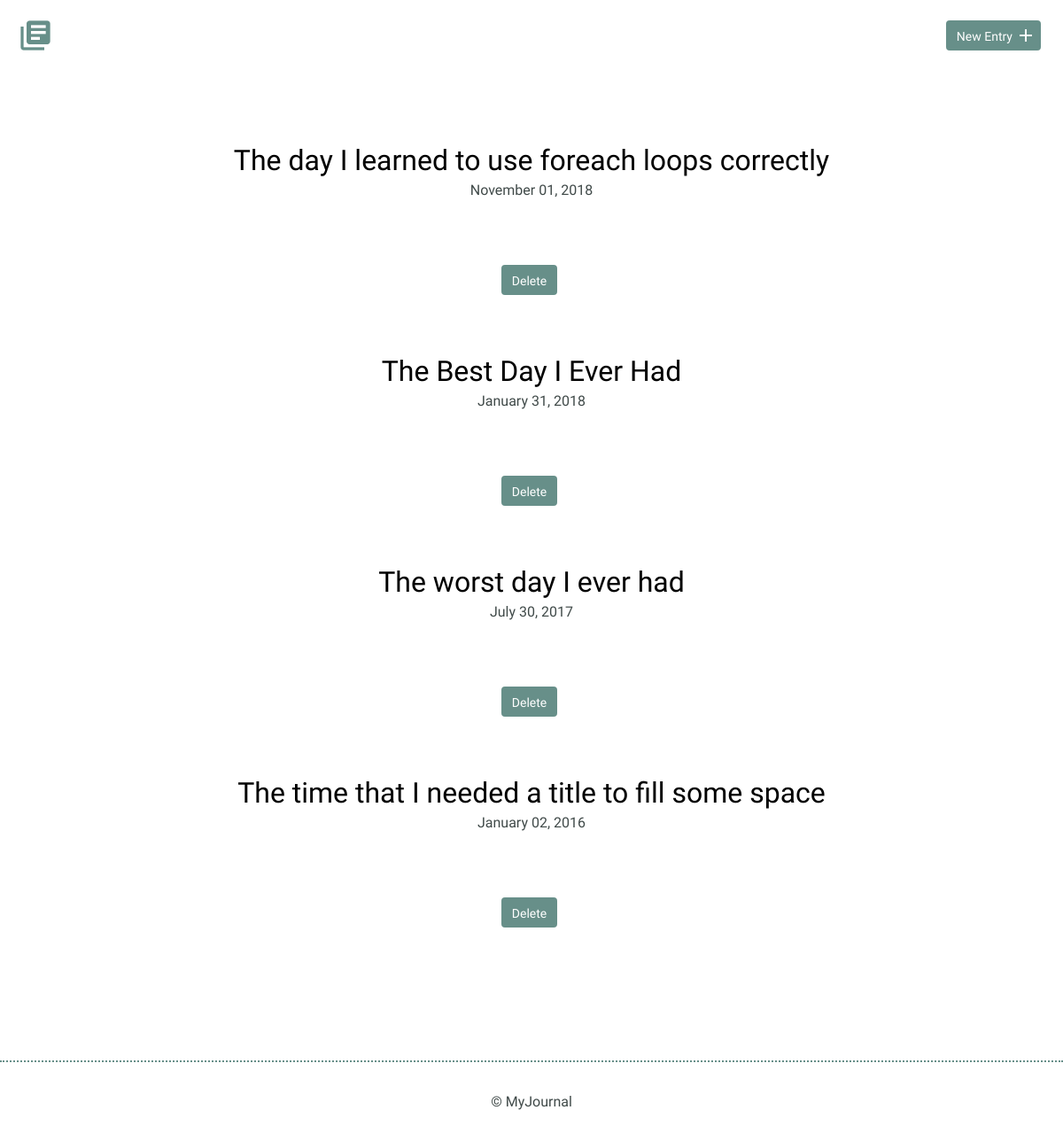
Before: / with the older database file.
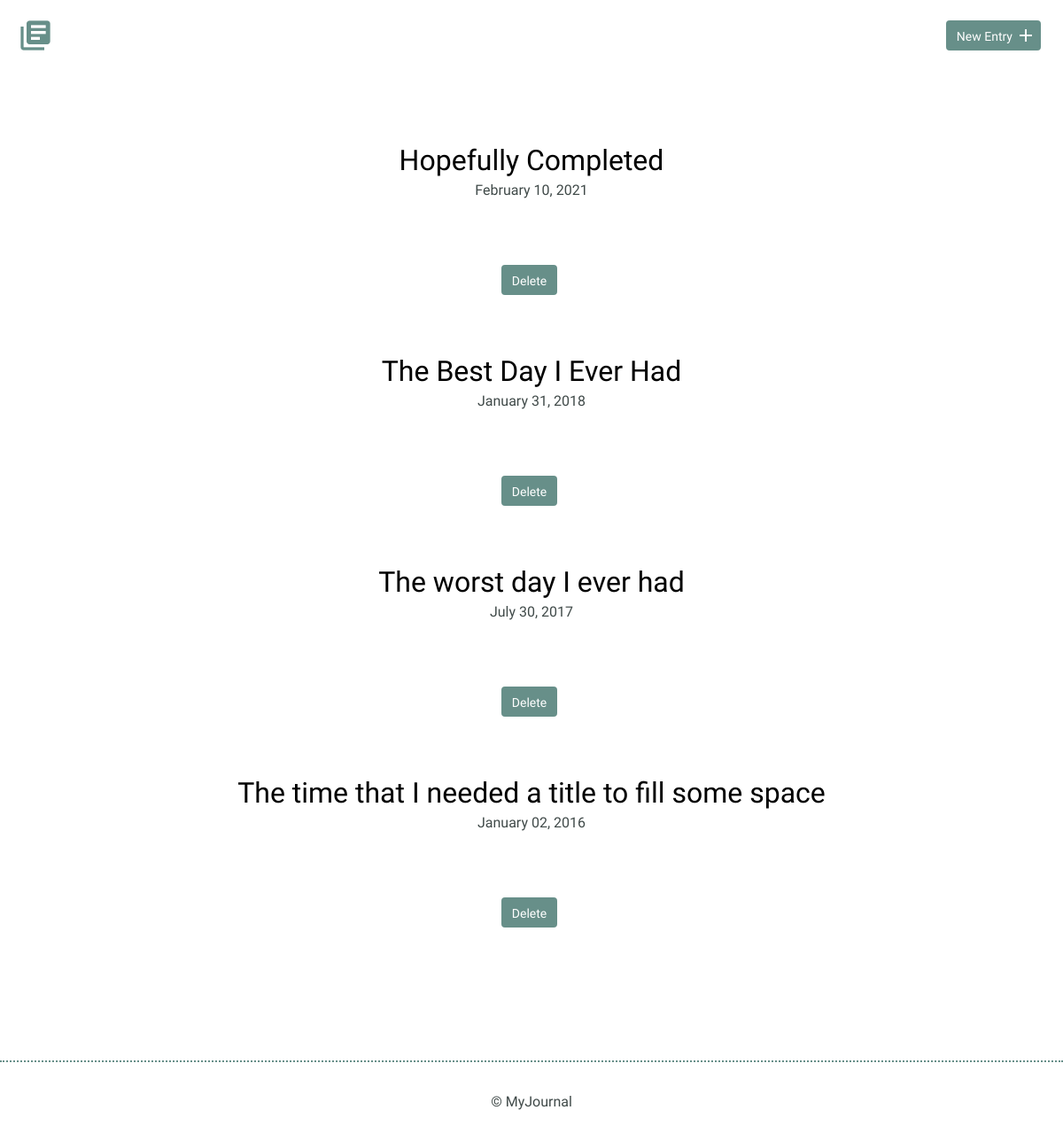
After: the same page with the newer database file.
### tables this page shows
CREATE TABLE "entries" (
	`id`	INTEGER,
	`title`	TEXT,
	`date`	TEXT,
	`time_spent`	INTEGER,
	`learned`	BLOB,
	`resources`	BLOB,
	PRIMARY KEY(`id`)
);

### inc/functions.php (called while the page is built, shortened)
<?php
function get_journal_entries(){
    include ('connection.php');
    try{
        return $db->query("SELECT id, title, date FROM entries ORDER BY date DESC");
    } catch(Exception $e) {
        echo "Error!: ".$e->getMessage();
        return array();
    }
}
?>

### index.php (the view, shortened to what this page needs)
<?php
include('inc/connection.php');
include('inc/header.php');
include('inc/functions.php');
?>
<!DOCTYPE html>
<html>
    <body>
          <section>
              <div class="container">
                  <div class="entry-list">
                          <?php
                           foreach(get_journal_entries() as $item){
                                echo "<article>";
                                echo "<h2><a href='detail.php?id=" . $item["id"] . "'>" . $item["title"] . "</a></h2>";
                                echo "<time datetime=" . $item["date"] . ">" . date('F d, Y', strtotime($item["date"])) . "</time>";
                                echo "<form method='post' action='index.php'>";
                                echo "<input type='submit' class='button delete journal entry' value='Delete' />\n";
                                echo "</form>";
                                echo "</article>";
                            }
                          ?>
                  </div>
              </div>
          </section>
    </body>
  <?php
    include('inc/footer.php');
    ?>
</html>

### inc/header.php (shortened to what this page needs)
<!DOCTYPE html>
<html>
    <head>
        <link rel="stylesheet" href="css/normalize.css">
        <link rel="stylesheet" href="css/site.css">
    </head>
    <body>
        <header>
            <div class="container">
                <div class="site-header">
                    <a class="logo" href="index.php"><i class="material-icons">library_books</i></a>
                    <a class="button icon-right" href="new.php"><span>New Entry</span> <i class="material-icons">add</i></a>
                </div>
            </div>
        </header>
     </body>

### inc/footer.php (shortened to what this page needs)
<!DOCTYPE html>
<html>
    <footer>
        <div>
            &copy; MyJournal
        </div>
    </footer>
</html>

### css/site.css (style rules this page uses)
body { font-size: 16px; color: #404a49; font-family: 'Cousine', serif; font-weight: 400; }
.container { margin: 0 auto; padding: 0 25px; }
header .site-header { margin: 0 auto; height: 95px; }
header .logo i { color: #678f89; margin: 20px 0 0 -5px; float: left; font-size: 40px; }
header .button { float: right; margin: 33px 0 0 0; }
footer { text-align: center; padding: 35px 0; border-top: 2px dotted #678f89; }
.button { padding: 8px 10px 6px 10px; background: #678f89; border: 2px solid #678f89; border-radius: 4px; text-decoration: none; color: #FFF; position: relative; text-align: center; font-size: 14px; }
.button.icon-right { padding-right: 30px; top: -10px; }
.button.icon-right i { position: absolute; top: 3px; right: 3px; }
h1, h2, h3 { margin: 0; font-weight: 400; line-height: 1em; color: #000; }
h2 { font-size: 32px; }
h2 a { text-decoration: none; color: #000; }
.entry-list, .edit-entry, .new-entry { max-width: 800px; margin: 0 auto; padding: 70px 0 150px 0; }
.entry-list article { margin-bottom: 70px; text-align: center; }
.entry-list article:last-child { margin-bottom: 0; }
.entry-list article h2 { margin-bottom: 8px; }
.entry { max-width: 800px; margin: 75px auto 0 auto; text-align: left; }
input[type=submit] { margin-right: 5px; }

Changed rows visible on the page:
removed entries: title "The day I learned to use foreach loops correctly", date "November 01, 2018"
added entries: title "Hopefully Completed", date "February 10, 2021"
